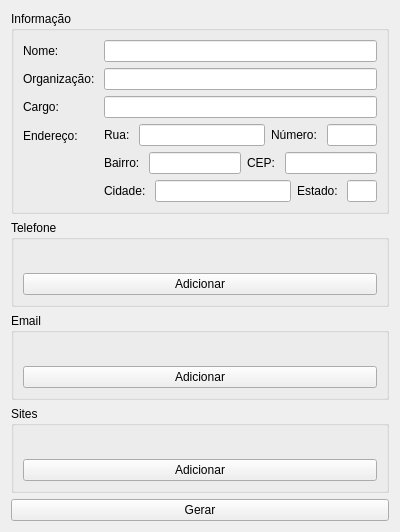
<?xml version="1.0" encoding="UTF-8"?>
<ui version="4.0">
 <class>vCardCreateForm</class>
 <widget class="QWidget" name="vCardCreateForm">
  <property name="geometry">
   <rect>
    <x>0</x>
    <y>0</y>
    <width>400</width>
    <height>515</height>
   </rect>
  </property>
  <property name="windowTitle">
   <string>Form</string>
  </property>
  <layout class="QVBoxLayout" name="verticalLayout">
   <item>
    <widget class="QGroupBox" name="groupBox">
     <property name="title">
      <string>Informação</string>
     </property>
     <layout class="QFormLayout" name="formLayout">
      <item row="0" column="0">
       <widget class="QLabel" name="label">
        <property name="text">
         <string>Nome: </string>
        </property>
       </widget>
      </item>
      <item row="0" column="1">
       <widget class="QLineEdit" name="lineEdit_name"/>
      </item>
      <item row="3" column="0">
       <widget class="QLabel" name="label_2">
        <property name="text">
         <string>Endereço: </string>
        </property>
       </widget>
      </item>
      <item row="3" column="1">
       <layout class="QVBoxLayout" name="verticalLayout_2">
        <item>
         <layout class="QHBoxLayout" name="horizontalLayout_3">
          <item>
           <widget class="QLabel" name="label_3">
            <property name="text">
             <string>Rua: </string>
            </property>
           </widget>
          </item>
          <item>
           <widget class="QLineEdit" name="lineEdit_rua"/>
          </item>
          <item>
           <widget class="QLabel" name="label_4">
            <property name="text">
             <string>Número: </string>
            </property>
           </widget>
          </item>
          <item>
           <widget class="QLineEdit" name="lineEdit_num_rua">
            <property name="maximumSize">
             <size>
              <width>50</width>
              <height>16777215</height>
             </size>
            </property>
           </widget>
          </item>
         </layout>
        </item>
        <item>
         <layout class="QHBoxLayout" name="horizontalLayout_2">
          <item>
           <widget class="QLabel" name="label_5">
            <property name="text">
             <string>Bairro: </string>
            </property>
           </widget>
          </item>
          <item>
           <widget class="QLineEdit" name="lineEdit_bairro"/>
          </item>
          <item>
           <widget class="QLabel" name="label_10">
            <property name="text">
             <string>CEP: </string>
            </property>
           </widget>
          </item>
          <item>
           <widget class="QLineEdit" name="lineEdit_cep"/>
          </item>
         </layout>
        </item>
        <item>
         <layout class="QHBoxLayout" name="horizontalLayout">
          <item>
           <widget class="QLabel" name="label_6">
            <property name="text">
             <string>Cidade: </string>
            </property>
           </widget>
          </item>
          <item>
           <widget class="QLineEdit" name="lineEdit_cidade"/>
          </item>
          <item>
           <widget class="QLabel" name="label_7">
            <property name="text">
             <string>Estado: </string>
            </property>
           </widget>
          </item>
          <item>
           <widget class="QLineEdit" name="lineEdit_estado">
            <property name="maximumSize">
             <size>
              <width>30</width>
              <height>16777215</height>
             </size>
            </property>
            <property name="maxLength">
             <number>2</number>
            </property>
           </widget>
          </item>
         </layout>
        </item>
       </layout>
      </item>
      <item row="1" column="0">
       <widget class="QLabel" name="label_8">
        <property name="text">
         <string>Organização: </string>
        </property>
       </widget>
      </item>
      <item row="1" column="1">
       <widget class="QLineEdit" name="lineEdit_org"/>
      </item>
      <item row="2" column="0">
       <widget class="QLabel" name="label_9">
        <property name="text">
         <string>Cargo: </string>
        </property>
       </widget>
      </item>
      <item row="2" column="1">
       <widget class="QLineEdit" name="lineEdit_cargo"/>
      </item>
     </layout>
    </widget>
   </item>
   <item>
    <widget class="QGroupBox" name="groupBox_2">
     <property name="title">
      <string>Telefone</string>
     </property>
     <layout class="QVBoxLayout" name="verticalLayout_4">
      <item>
       <widget class="QWidget" name="widget_telephone" native="true">
        <property name="sizePolicy">
         <sizepolicy hsizetype="Preferred" vsizetype="Preferred">
          <horstretch>0</horstretch>
          <verstretch>0</verstretch>
         </sizepolicy>
        </property>
        <layout class="QVBoxLayout" name="verticalLayout_6"/>
       </widget>
      </item>
      <item>
       <widget class="QPushButton" name="pushButton_2">
        <property name="text">
         <string>Adicionar</string>
        </property>
       </widget>
      </item>
     </layout>
    </widget>
   </item>
   <item>
    <widget class="QGroupBox" name="groupBox_4">
     <property name="title">
      <string>Email</string>
     </property>
     <layout class="QVBoxLayout" name="verticalLayout_3">
      <item>
       <widget class="QWidget" name="widget_email" native="true">
        <layout class="QVBoxLayout" name="verticalLayout_7"/>
       </widget>
      </item>
      <item>
       <widget class="QPushButton" name="pushButton">
        <property name="text">
         <string>Adicionar</string>
        </property>
       </widget>
      </item>
     </layout>
    </widget>
   </item>
   <item>
    <widget class="QGroupBox" name="groupBox_3">
     <property name="title">
      <string>Sites</string>
     </property>
     <layout class="QVBoxLayout" name="verticalLayout_5">
      <item>
       <widget class="QWidget" name="widget_sites" native="true">
        <layout class="QVBoxLayout" name="verticalLayout_8"/>
       </widget>
      </item>
      <item>
       <widget class="QPushButton" name="pushButton_3">
        <property name="text">
         <string>Adicionar</string>
        </property>
       </widget>
      </item>
     </layout>
    </widget>
   </item>
   <item>
    <widget class="QPushButton" name="pushButton_generate">
     <property name="text">
      <string>Gerar</string>
     </property>
    </widget>
   </item>
  </layout>
 </widget>
 <tabstops>
  <tabstop>lineEdit_name</tabstop>
  <tabstop>lineEdit_org</tabstop>
  <tabstop>lineEdit_cargo</tabstop>
  <tabstop>lineEdit_rua</tabstop>
  <tabstop>lineEdit_num_rua</tabstop>
  <tabstop>lineEdit_bairro</tabstop>
  <tabstop>lineEdit_cep</tabstop>
  <tabstop>lineEdit_cidade</tabstop>
  <tabstop>lineEdit_estado</tabstop>
  <tabstop>pushButton_2</tabstop>
  <tabstop>pushButton_generate</tabstop>
  <tabstop>pushButton</tabstop>
  <tabstop>pushButton_3</tabstop>
 </tabstops>
 <resources/>
 <connections/>
</ui>
